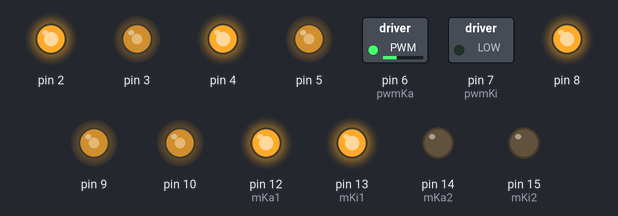
Recording of a sketch running on a simulated Arduino Uno, built with avr-gcc and run on an emulated ATmega328P. Shown: switched loads named in the sketch (green lamp = pin HIGH), output pins drawn as LEDs (lit = HIGH).

Above: at 0.1 s.
Timing chart, 0 to 1.6 s (numbered marks = the images above):
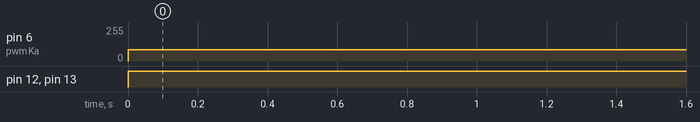

The sketch:

tes_motor.ino
```cpp
#define mKa1 12
#define mKa2 14
#define mKi1 13
#define mKi2 15
const uint8_t pwmKa = 6,
pwmKi = 7;

uint8_t basePwm = 0;
void motorSetup(){
  pinMode(mKa1, OUTPUT);
  pinMode(mKa2, OUTPUT);
  pinMode(mKi1, OUTPUT);
  pinMode(mKi2, OUTPUT);
  pinMode(pwmKa, OUTPUT);
  pinMode(pwmKi, OUTPUT);
}
void mKaForward(){
  digitalWrite(mKa1, HIGH);
  digitalWrite(mKa2, LOW);
}
void mKaBackward(){
  digitalWrite(mKa1, LOW);
  digitalWrite(mKa2, HIGH);
}
void mKaStop(){
  digitalWrite(mKa1, LOW);
  digitalWrite(mKa2, LOW);
}
void mKiForward(){
  digitalWrite(mKi1, HIGH);
  digitalWrite(mKi2, LOW);
}
void mKiBackward(){
  digitalWrite(mKi1, LOW);
  digitalWrite(mKi2, HIGH);
}
void mKiStop(){
  digitalWrite(mKi1, LOW);
  digitalWrite(mKi2, LOW);
}
void mLiftUp(){

}
void mLiftDown(){

}
void mLiftStop(){

}

void setup(){
  motorSetup();
for(int i=2; i<=10; i++){
  pinMode(i, OUTPUT);
  analogWrite(i, 150);
}
  analogWrite(pwmKa, 0);
  analogWrite(pwmKi, 0);
  analogWrite(pwmKa, 55);
  analogWrite(pwmKi, 55);
}

void loop(){
  mKaForward();
  mKiForward();
  analogWrite(pwmKa, 85);
  analogWrite(pwmKi, 85);
  delay(3000);
//  mKaStop();
//  mKiStop();
//  delay(1000);
//  mKiBackward();
//  delay(3000);
//  mKaBackward();
//  delay(3000);
//  mKaStop();
//  mKiStop();
//  while(1);
}
```

Measured:
- by itself, pin 6 (pwmKa): 0/255 → 85/255 at 0.00 s
- by itself, pin 12 (mKa1), pin 13 (mKi1): LOW → HIGH at 0.00 s
